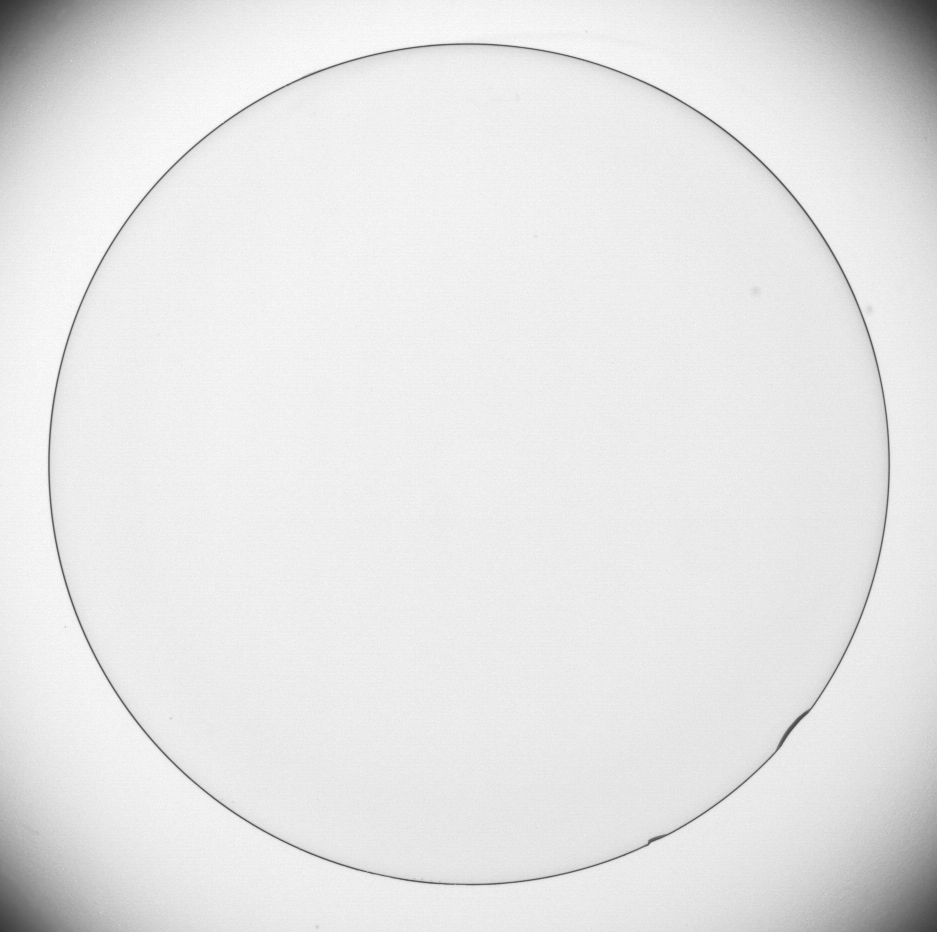
#> input picture contact_lens.tif, 937 x 932 px
$ jupyter execute --allow-errors EN3160_Assignment_1.ipynb
#> lines starting #> are read from the running program, lines starting #| are printed output that depends on the picture
# EN3160 Assignment 1
## Intensity Transformations and Neighborhood Filtering

**Name:** Ranga Rodrigo
**Index number:** TODO
**GitHub profile:** TODO

This notebook contains the implementations, visualizations, and quantitative comparisons for Questions 1-10. Run the setup and asset-preview cells first, then confirm the image mapping in the configuration cell before exporting the report to PDF.

[cell 1]
from pathlib import Path
import cv2 as cv
import numpy as np
import matplotlib.pyplot as plt
from skimage import color, data, transform
from IPython.display import display, Markdown

plt.rcParams.update({'figure.figsize': (10, 5), 'image.cmap': 'gray', 'axes.titlesize': 11})
ROOT = Path.cwd()
IMAGE_FILES = ['contact_lens.tif', 'emma.jpg', 'girl.jpg', 'sigiriya.jpg', 'tom.jpg']

def read_image(filename, grayscale=False):
#> called with filename = 'contact_lens.tif', grayscale = True
    path = ROOT / filename
    if grayscale:
        image = cv.imread(str(path), cv.IMREAD_GRAYSCALE)
#> image is the input picture: shape (932, 937); min 50, max 255, mean 229.7
    else:
        image = cv.imread(str(path), cv.IMREAD_COLOR)
        if image is not None:
            image = cv.cvtColor(image, cv.COLOR_BGR2RGB)
    if image is None:
        raise FileNotFoundError(f'Could not read {path}')
    return image

def show_image(ax, image, title='', grayscale=False):
    ax.imshow(image, cmap='gray' if grayscale or image.ndim == 2 else None)
    ax.set_title(title)
    ax.axis('off')

print('Working directory:', ROOT)
print('Assets:', [name for name in IMAGE_FILES if (ROOT / name).exists()])

#> (a cell that did not finish here is left out)

## Configuration and reusable functions

[cell 3]
# Confirm these mappings after viewing the contact sheet above.
Q1_IMAGE = 'contact_lens.tif'
BRAIN_IMAGE = 'contact_lens.tif'
GAMMA_IMAGE = 'emma.jpg'
VIBRANCE_IMAGE = 'girl.jpg'
EQUALIZATION_IMAGE = 'sigiriya.jpg'
FOREGROUND_IMAGE = 'tom.jpg'
SOBEL_IMAGE = 'contact_lens.tif'
ZOOM_LARGE_IMAGE = 'sigiriya.jpg'
ZOOM_SMALL_IMAGE = 'sigiriya.jpg'
GRABCUT_IMAGE = 'tom.jpg'
BILATERAL_IMAGE = 'sigiriya.jpg'

def intensity_transform(im, breakpoints):
    points = np.asarray(breakpoints, dtype=np.float32)
    if points.ndim != 2 or points.shape[1] != 2 or len(points) < 2:
        raise ValueError('breakpoints must have shape (n, 2), with n >= 2')
    points = points[np.argsort(points[:, 0])]
    if np.any(np.diff(points[:, 0]) <= 0):
        raise ValueError('input breakpoints must be strictly increasing')
    output = np.interp(im.astype(np.float32), points[:, 0], points[:, 1])
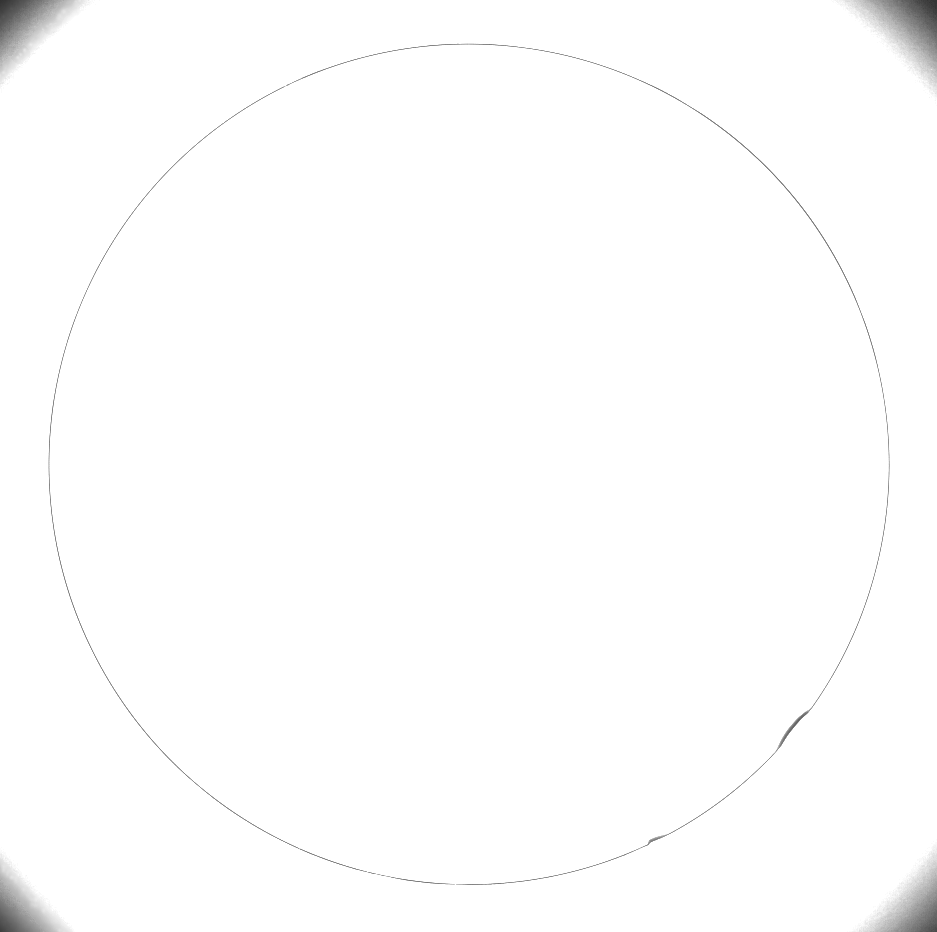
#> output: shape (932, 937) float64; min 50, max 255, mean 253.3
    return np.clip(output, 0, 255).astype(np.uint8)

def plot_transform(breakpoints, title='Intensity transformation'):
#> called with breakpoints = array of shape (5, 2), title = 'Question 1: piecewise-linear mapping'
    points = np.asarray(breakpoints)
    plt.figure(figsize=(5, 5))
#> (this line was passed over: IPython is not available in this run)
    plt.plot([0, 255], [0, 255], '--', color='0.65', label='identity')
#> (this line was passed over: IPython is not available in this run)
    plt.plot(points[:, 0], points[:, 1], 'o-', color='tab:red', label='piecewise linear')
#> (this line was passed over: IPython is not available in this run)
    plt.xlim(0, 255); plt.ylim(0, 255)
#> (this line was passed over: IPython is not available in this run)
#> (this line was passed over: IPython is not available in this run)
    plt.xlabel('Input intensity'); plt.ylabel('Output intensity')
#> (this line was passed over: IPython is not available in this run)
#> (this line was passed over: IPython is not available in this run)
    plt.title(title); plt.grid(alpha=.25); plt.legend(); plt.show()

def equalize_uint8(image):
    histogram = np.bincount(image.ravel(), minlength=256)
    cdf = histogram.cumsum()
    nonzero = np.flatnonzero(histogram)
    if len(nonzero) == 0 or cdf[-1] == cdf[nonzero[0]]:
        return image.copy(), histogram, cdf
    cdf_min = cdf[nonzero[0]]
    lut = np.round((cdf - cdf_min) * 255 / (cdf[-1] - cdf_min))
    lut = np.clip(lut, 0, 255).astype(np.uint8)
    return lut[image], histogram, cdf

def foreground_equalize(image, mask):
    result = image.copy()
    foreground = image[mask > 0]
    if foreground.size == 0:
        raise ValueError('The foreground mask is empty')
    histogram = np.bincount(foreground, minlength=256)
    cdf = np.cumsum(histogram)
    nonzero = np.flatnonzero(histogram)
    cdf_min = cdf[nonzero[0]]
    lut = np.clip(np.round((cdf - cdf_min) * 255 / (cdf[-1] - cdf_min)), 0, 255).astype(np.uint8)
    result[mask > 0] = lut[foreground]
    return result, histogram, cdf

def normalized_ssd(first, second):
    a = first.astype(np.float32) / 255
    b = second.astype(np.float32) / 255
    return float(np.mean((a - b) ** 2))
